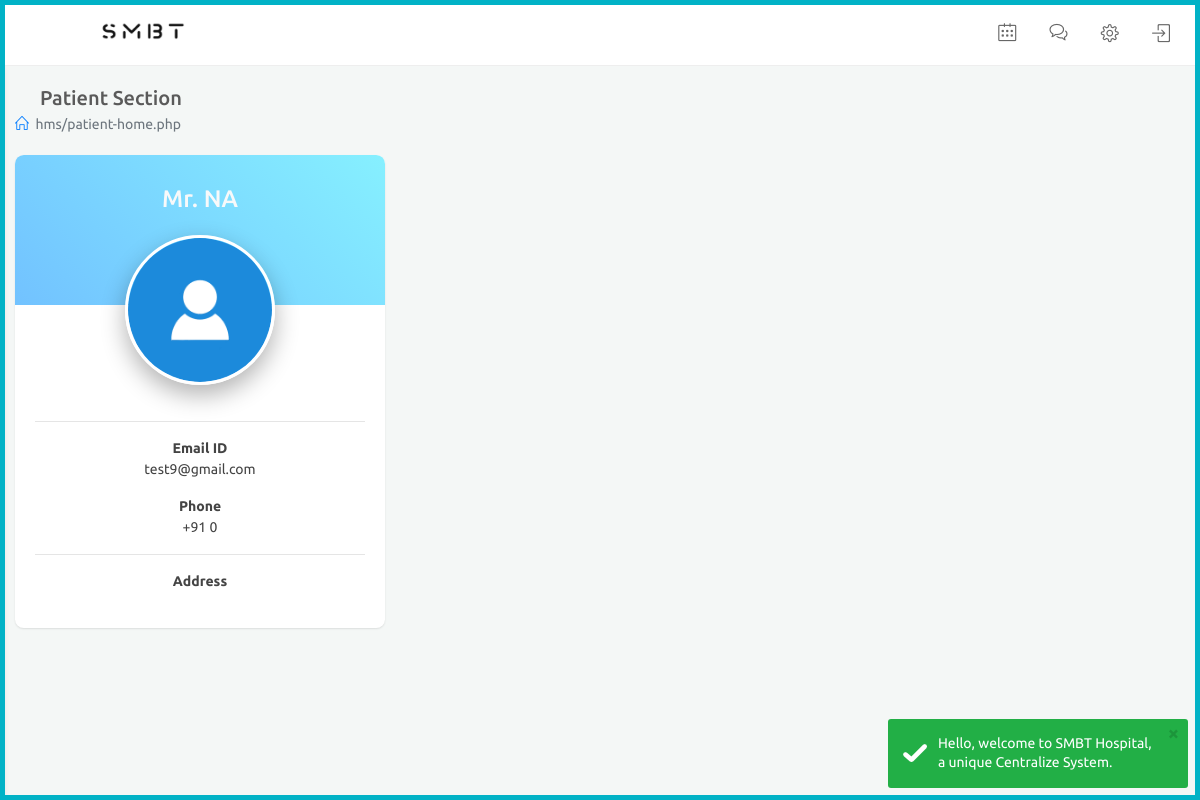
The app's page /patient-home.php (signed in) with its own data.
### tables this page shows
CREATE TABLE `patient` (
  `pid` int NOT NULL AUTO_INCREMENT,
  `name` varchar(30) DEFAULT 'NA',
  `email` varchar(45) NOT NULL,
  `contactNo` varchar(45) DEFAULT '0',
  `password` varchar(100) NOT NULL,
  `bdate` date DEFAULT NULL,
  `age` int(3) unsigned zerofill DEFAULT NULL,
  `gender` char(10) DEFAULT NULL,
  `weight` int DEFAULT NULL,
  `height` int DEFAULT NULL,
  `paddress` varchar(60) DEFAULT NULL,
  `caddress` varchar(60) DEFAULT 'SameAsPermanent',
  `bloodType` varchar(45) DEFAULT NULL,
  `profilename` varchar(45) DEFAULT NULL,
  `date` datetime DEFAULT CURRENT_TIMESTAMP,
  PRIMARY KEY (`pid`),
  UNIQUE KEY `pid_UNIQUE` (`pid`)
);

### patient-home.php (the view, shortened to what this page needs)
<?php
  include("include/patient-header.php");
  ?>
            <div class="row clearfix">
                <div class="col-lg-4 col-md-12">
                    <div class="card member-card">
                        <div class="header l-blue">
                            <h4 class="m-t-10 text-light"> Mr. <?php echo $row['name']; ?></h4>
                        </div>
                        <div class="member-img">
                            <a href="patient-invoice.html">
                            <?php
                            $result = mysqli_query($conn,"SELECT * FROM hospital.patient where email='$Email'");
                            if($result)
                            {
                            $row=mysqli_fetch_assoc($result);
                            echo"<img src='assets/images/sm/". $row['profilename'] ." ' class='rounded-circle' alt='Profile Picture'>";
                            }
                            ?>
                            </a>
                        </div>
                        <div class="body">
                            <hr>
                            <strong>Email ID</strong>
                            <p><?php echo $row['email']; ?></p>
                            <strong>Phone</strong>
                            <p>+91 <?php echo $row['contactNo']; ?></p>
                            <hr>
                            <strong>Address</strong>
                        </div>
                    </div>
                </div>
            </div>
<?php
  include("include/patient-footer.php");
  ?>

### assets/css/chatapp.css (style rules this page uses)
.clearfix:after { visibility:hidden;display:block;font-size:0;content:" ";clear:both;height:0 }

### assets/css/color_skins.css (style rules this page uses)
.theme-cyan:before,.theme-cyan:after { background:#01b2c6 }

### records on screen
patient: name "NA", profilename (placeholder picture), email "test9@gmail.com", contactNo "0"

### other values on screen
$currentPage "hms/patient-home.php"
